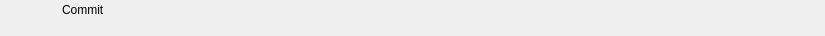
<?xml version="1.0" encoding="UTF-8"?>
<ui version="4.0">
 <class>RundownCommitWidget</class>
 <widget class="QWidget" name="RundownCommitWidget">
  <property name="geometry">
   <rect>
    <x>0</x>
    <y>0</y>
    <width>825</width>
    <height>36</height>
   </rect>
  </property>
  <layout class="QHBoxLayout" name="horizontalLayout">
   <property name="spacing">
    <number>0</number>
   </property>
   <property name="margin">
    <number>0</number>
   </property>
   <item>
    <widget class="QFrame" name="frameItem">
     <property name="sizePolicy">
      <sizepolicy hsizetype="Preferred" vsizetype="Fixed">
       <horstretch>0</horstretch>
       <verstretch>0</verstretch>
      </sizepolicy>
     </property>
     <property name="minimumSize">
      <size>
       <width>0</width>
       <height>36</height>
      </size>
     </property>
     <widget class="QLabel" name="labelIcon">
      <property name="geometry">
       <rect>
        <x>22</x>
        <y>2</y>
        <width>32</width>
        <height>32</height>
       </rect>
      </property>
      <property name="text">
       <string/>
      </property>
      <property name="pixmap">
       <pixmap resource="../Widgets.qrc">:/Graphics/Images/Commit.png</pixmap>
      </property>
      <property name="scaledContents">
       <bool>true</bool>
      </property>
     </widget>
     <widget class="QLabel" name="labelChannel">
      <property name="geometry">
       <rect>
        <x>0</x>
        <y>0</y>
        <width>0</width>
        <height>0</height>
       </rect>
      </property>
      <property name="text">
       <string></string>
      </property>
     </widget>
     <widget class="QLabel" name="labelLabel">
      <property name="geometry">
       <rect>
        <x>62</x>
        <y>2</y>
        <width>5000</width>
        <height>16</height>
       </rect>
      </property>
      <property name="text">
       <string>Commit</string>
      </property>
     </widget>
     <widget class="QLabel" name="labelColor">
      <property name="geometry">
       <rect>
        <x>0</x>
        <y>0</y>
        <width>18</width>
        <height>36</height>
       </rect>
      </property>
      <property name="text">
       <string/>
      </property>
     </widget>
     <widget class="QLabel" name="labelGroupColor">
      <property name="geometry">
       <rect>
        <x>0</x>
        <y>0</y>
        <width>6</width>
        <height>36</height>
       </rect>
      </property>
      <property name="text">
       <string/>
      </property>
     </widget>
     <widget class="QLabel" name="labelDevice">
      <property name="geometry">
       <rect>
        <x>62</x>
        <y>19</y>
        <width>75</width>
        <height>16</height>
       </rect>
      </property>
      <property name="text">
       <string></string>
      </property>
     </widget>
     <widget class="QLabel" name="labelDelay">
      <property name="geometry">
       <rect>
        <x>185</x>
        <y>19</y>
        <width>55</width>
        <height>16</height>
       </rect>
      </property>
      <property name="text">
       <string></string>
      </property>
     </widget>
     <widget class="QLabel" name="labelRemoteTriggerId">
      <property name="geometry">
       <rect>
        <x>245</x>
        <y>19</y>
        <width>70</width>
        <height>16</height>
       </rect>
      </property>
      <property name="text">
       <string></string>
      </property>
     </widget>
    </widget>
   </item>
   <item>
    <widget class="QFrame" name="frameStatus">
     <property name="minimumSize">
      <size>
       <width>77</width>
       <height>0</height>
      </size>
     </property>
     <property name="maximumSize">
      <size>
       <width>77</width>
       <height>16777215</height>
      </size>
     </property>
     <widget class="QLabel" name="labelGpiConnected">
      <property name="geometry">
       <rect>
        <x>1</x>
        <y>2</y>
        <width>32</width>
        <height>32</height>
       </rect>
      </property>
      <property name="minimumSize">
       <size>
        <width>32</width>
        <height>32</height>
       </size>
      </property>
      <property name="maximumSize">
       <size>
        <width>32</width>
        <height>32</height>
       </size>
      </property>
      <property name="lineWidth">
       <number>0</number>
      </property>
      <property name="text">
       <string/>
      </property>
      <property name="pixmap">
       <pixmap resource="../Widgets.qrc">:/Graphics/Images/GpiConnected.png</pixmap>
      </property>
      <property name="scaledContents">
       <bool>true</bool>
      </property>
     </widget>
     <widget class="QLabel" name="labelDisconnected">
      <property name="geometry">
       <rect>
        <x>32</x>
        <y>2</y>
        <width>32</width>
        <height>32</height>
       </rect>
      </property>
      <property name="minimumSize">
       <size>
        <width>32</width>
        <height>32</height>
       </size>
      </property>
      <property name="maximumSize">
       <size>
        <width>32</width>
        <height>32</height>
       </size>
      </property>
      <property name="text">
       <string/>
      </property>
      <property name="pixmap">
       <pixmap resource="../Widgets.qrc">:/Graphics/Images/Disconnected.png</pixmap>
      </property>
      <property name="scaledContents">
       <bool>true</bool>
      </property>
     </widget>
     <widget class="QLabel" name="labelActiveColor">
      <property name="geometry">
       <rect>
        <x>69</x>
        <y>0</y>
        <width>8</width>
        <height>36</height>
       </rect>
      </property>
      <property name="minimumSize">
       <size>
        <width>8</width>
        <height>36</height>
       </size>
      </property>
      <property name="maximumSize">
       <size>
        <width>8</width>
        <height>36</height>
       </size>
      </property>
      <property name="text">
       <string/>
      </property>
     </widget>
    </widget>
   </item>
  </layout>
 </widget>
 <resources>
  <include location="../Widgets.qrc"/>
 </resources>
 <connections/>
 <slots>
  <slot>addToCombo()</slot>
 </slots>
</ui>
